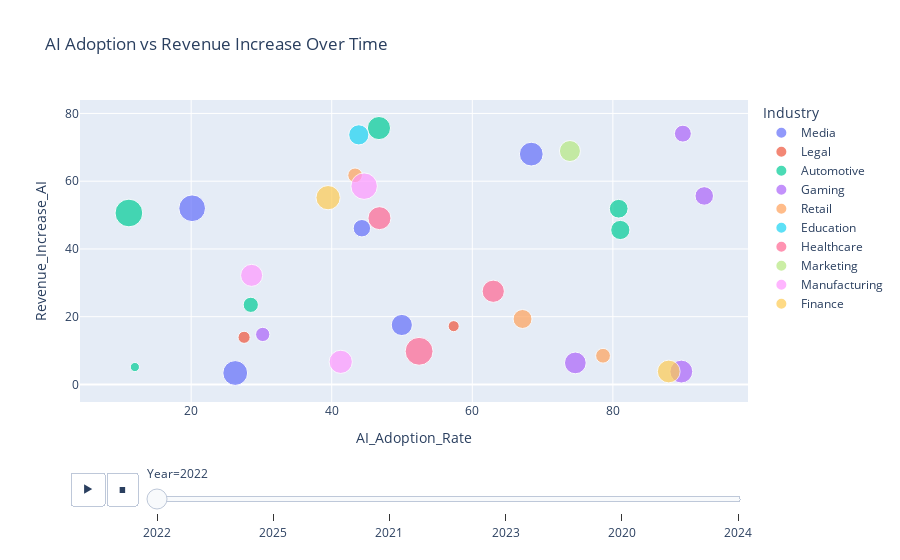

The cell this chart's notebook holds for it:
### Code cell
fig = px.scatter(df, x='AI_Adoption_Rate', y='Revenue_Increase_AI',
                 color='Industry', size='AI_Market_Share', hover_name='Country',
                 animation_frame='Year', title="AI Adoption vs Revenue Increase Over Time")
fig.show()

### Figure 1 — Plotly figure (JSON) as saved in the notebook; plotly's stock layout.template omitted (floating-point values rounded to 4 significant figures)
{"data": [{"hovertemplate": "<b>%{hovertext}</b><br><br>Industry=Media<br>Year=2022<br>AI_Adoption_Rate=%{x}<br>Revenue_Increase_AI=%{y}<br>AI_Market_Share=%{marker.size}<extra></extra>", "hovertext": ["South Korea", "France", "China", "India", "Japan"], "legendgroup": "Media", "marker": {"color": "#636efa", "size": [18.73, 27.6, 38.02, 34.83, 43.92], "sizemode": "area", "sizeref": 0.1232, "symbol": "circle"}, "mode": "markers", "name": "Media", "orientation": "v", "showlegend": true, "type": "scatter", "x": [44.29, 49.97, 26.27, 68.39, 20.14], "xaxis": "x", "y": [46.12, 17.55, 3.37, 68, 52.01], "yaxis": "y"}, {"hovertemplate": "<b>%{hovertext}</b><br><br>Industry=Legal<br>Year=2022<br>AI_Adoption_Rate=%{x}<br>Revenue_Increase_AI=%{y}<br>AI_Market_Share=%{marker.size}<extra></extra>", "hovertext": ["Japan", "Canada"], "legendgroup": "Legal", "marker": {"color": "#EF553B", "size": [7.53, 9.06], "sizemode": "area", "sizeref": 0.1232, "symbol": "circle"}, "mode": "markers", "name": "Legal", "orientation": "v", "showlegend": true, "type": "scatter", "x": [57.35, 27.53], "xaxis": "x", "y": [17.2, 13.91], "yaxis": "y"}, {"hovertemplate": "<b>%{hovertext}</b><br><br>Industry=Automotive<br>Year=2022<br>AI_Adoption_Rate=%{x}<br>Revenue_Increase_AI=%{y}<br>AI_Market_Share=%{marker.size}<extra></extra>", "hovertext": ["USA", "India", "UK", "China", "UK", "Canada"], "legendgroup": "Automotive", "marker": {"color": "#00cc96", "size": [22.76, 14.27, 21.66, 33.06, 5.19, 47.32], "sizemode": "area", "sizeref": 0.1232, "symbol": "circle"}, "mode": "markers", "name": "Automotive", "orientation": "v", "showlegend": true, "type": "scatter", "x": [81.06, 28.48, 80.83, 46.72, 11.99, 11.14], "xaxis": "x", "y": [45.6, 23.5, 51.87, 75.69, 5.14, 50.61], "yaxis": "y"}, {"hovertemplate": "<b>%{hovertext}</b><br><br>Industry=Gaming<br>Year=2022<br>AI_Adoption_Rate=%{x}<br>Revenue_Increase_AI=%{y}<br>AI_Market_Share=%{marker.size}<extra></extra>", "hovertext": ["Australia", "USA", "UK", "South Korea", "UK"], "legendgroup": "Gaming", "marker": {"color": "#ab63fa", "size": [17.66, 21.16, 32.23, 29.08, 12.56], "sizemode": "area", "sizeref": 0.1232, "symbol": "circle"}, "mode": "markers", "name": "Gaming", "orientation": "v", "showlegend": true, "type": "scatter", "x": [89.96, 93, 89.74, 74.66, 30.18], "xaxis": "x", "y": [74.04, 55.65, 3.8, 6.35, 14.76], "yaxis": "y"}, {"hovertemplate": "<b>%{hovertext}</b><br><br>Industry=Retail<br>Year=2022<br>AI_Adoption_Rate=%{x}<br>Revenue_Increase_AI=%{y}<br>AI_Market_Share=%{marker.size}<extra></extra>", "hovertext": ["Canada", "Australia", "France"], "legendgroup": "Retail", "marker": {"color": "#FFA15A", "size": [22.15, 13.48, 13.22], "sizemode": "area", "sizeref": 0.1232, "symbol": "circle"}, "mode": "markers", "name": "Retail", "orientation": "v", "showlegend": true, "type": "scatter", "x": [67.15, 78.6, 43.32], "xaxis": "x", "y": [19.32, 8.47, 61.74], "yaxis": "y"}, {"hovertemplate": "<b>%{hovertext}</b><br><br>Industry=Education<br>Year=2022<br>AI_Adoption_Rate=%{x}<br>Revenue_Increase_AI=%{y}<br>AI_Market_Share=%{marker.size}<extra></extra>", "hovertext": ["Germany"], "legendgroup": "Education", "marker": {"color": "#19d3f3", "size": [25.07], "sizemode": "area", "sizeref": 0.1232, "symbol": "circle"}, "mode": "markers", "name": "Education", "orientation": "v", "showlegend": true, "type": "scatter", "x": [43.85], "xaxis": "x", "y": [73.68], "yaxis": "y"}, {"hovertemplate": "<b>%{hovertext}</b><br><br>Industry=Healthcare<br>Year=2022<br>AI_Adoption_Rate=%{x}<br>Revenue_Increase_AI=%{y}<br>AI_Market_Share=%{marker.size}<extra></extra>", "hovertext": ["Japan", "Canada", "Japan"], "legendgroup": "Healthcare", "marker": {"color": "#FF6692", "size": [30.55, 47.98, 32.61], "sizemode": "area", "sizeref": 0.1232, "symbol": "circle"}, "mode": "markers", "name": "Healthcare", "orientation": "v", "showlegend": true, "type": "scatter", "x": [62.98, 52.43, 46.79], "xaxis": "x", "y": [27.51, 9.78, 49.09], "yaxis": "y"}, {"hovertemplate": "<b>%{hovertext}</b><br><br>Industry=Marketing<br>Year=2022<br>AI_Adoption_Rate=%{x}<br>Revenue_Increase_AI=%{y}<br>AI_Market_Share=%{marker.size}<extra></extra>", "hovertext": ["UK"], "legendgroup": "Marketing", "marker": {"color": "#B6E880", "size": [27.19], "sizemode": "area", "sizeref": 0.1232, "symbol": "circle"}, "mode": "markers", "name": "Marketing", "orientation": "v", "showlegend": true, "type": "scatter", "x": [73.89], "xaxis": "x", "y": [68.91], "yaxis": "y"}, {"hovertemplate": "<b>%{hovertext}</b><br><br>Industry=Manufacturing<br>Year=2022<br>AI_Adoption_Rate=%{x}<br>Revenue_Increase_AI=%{y}<br>AI_Market_Share=%{marker.size}<extra></extra>", "hovertext": ["USA", "Japan", "Japan"], "legendgroup": "Manufacturing", "marker": {"color": "#FF97FF", "size": [43.24, 33.26, 29.9], "sizemode": "area", "sizeref": 0.1232, "symbol": "circle"}, "mode": "markers", "name": "Manufacturing", "orientation": "v", "showlegend": true, "type": "scatter", "x": [44.61, 41.28, 28.6], "xaxis": "x", "y": [58.53, 6.67, 32.2], "yaxis": "y"}, {"hovertemplate": "<b>%{hovertext}</b><br><br>Industry=Finance<br>Year=2022<br>AI_Adoption_Rate=%{x}<br>Revenue_Increase_AI=%{y}<br>AI_Market_Share=%{marker.size}<extra></extra>", "hovertext": ["Germany", "China"], "legendgroup": "Finance", "marker": {"color": "#FECB52", "size": [31.99, 36.32], "sizemode": "area", "sizeref": 0.1232, "symbol": "circle"}, "mode": "markers", "name": "Finance", "orientation": "v", "showlegend": true, "type": "scatter", "x": [87.95, 39.48], "xaxis": "x", "y": [3.82, 55.14], "yaxis": "y"}], "layout": {"legend": {"itemsizing": "constant", "title": {"text": "Industry"}, "tracegroupgap": 0}, "sliders": [{"active": 0, "currentvalue": {"prefix": "Year="}, "len": 0.9, "pad": {"b": 10, "t": 60}, "steps": [{"args": [["2022"], {"frame": {"duration": 0, "redraw": false}, "fromcurrent": true, "mode": "immediate", "transition": {"duration": 0, "easing": "linear"}}], "label": "2022", "method": "animate"}, {"args": [["2025"], {"frame": {"duration": 0, "redraw": false}, "fromcurrent": true, "mode": "immediate", "transition": {"duration": 0, "easing": "linear"}}], "label": "2025", "method": "animate"}, {"args": [["2021"], {"frame": {"duration": 0, "redraw": false}, "fromcurrent": true, "mode": "immediate", "transition": {"duration": 0, "easing": "linear"}}], "label": "2021", "method": "animate"}, {"args": [["2023"], {"frame": {"duration": 0, "redraw": false}, "fromcurrent": true, "mode": "immediate", "transition": {"duration": 0, "easing": "linear"}}], "label": "2023", "method": "animate"}, {"args": [["2020"], {"frame": {"duration": 0, "redraw": false}, "fromcurrent": true, "mode": "immediate", "transition": {"duration": 0, "easing": "linear"}}], "label": "2020", "method": "animate"}, {"args": [["2024"], {"frame": {"duration": 0, "redraw": false}, "fromcurrent": true, "mode": "immediate", "transition": {"duration": 0, "easing": "linear"}}], "label": "2024", "method": "animate"}], "x": 0.1, "xanchor": "left", "y": 0, "yanchor": "top"}], "title": {"text": "AI Adoption vs Revenue Increase Over Time"}, "updatemenus": [{"buttons": [{"args": [null, {"frame": {"duration": 500, "redraw": false}, "fromcurrent": true, "mode": "immediate", "transition": {"duration": 500, "easing": "linear"}}], "label": "&#9654;", "method": "animate"}, {"args": [[null], {"frame": {"duration": 0, "redraw": false}, "fromcurrent": true, "mode": "immediate", "transition": {"duration": 0, "easing": "linear"}}], "label": "&#9724;", "method": "animate"}], "direction": "left", "pad": {"r": 10, "t": 70}, "showactive": false, "type": "buttons", "x": 0.1, "xanchor": "right", "y": 0, "yanchor": "top"}], "xaxis": {"anchor": "y", "domain": [0, 1], "title": {"text": "AI_Adoption_Rate"}}, "yaxis": {"anchor": "x", "domain": [0, 1], "title": {"text": "Revenue_Increase_AI"}}}}
